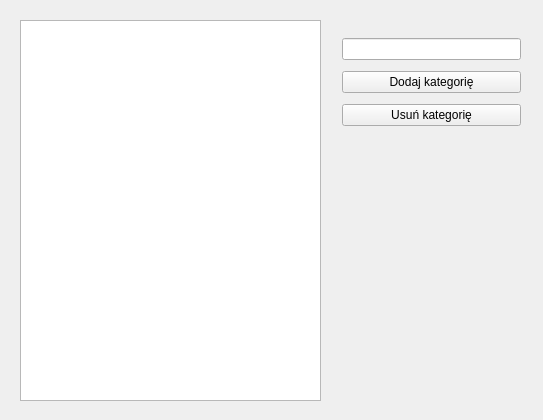
<?xml version="1.0" encoding="UTF-8"?>
<ui version="4.0">
 <class>CathegoriesClass</class>
 <widget class="QWidget" name="CathegoriesClass">
  <property name="geometry">
   <rect>
    <x>0</x>
    <y>0</y>
    <width>543</width>
    <height>420</height>
   </rect>
  </property>
  <property name="windowTitle">
   <string>Cathegories</string>
  </property>
  <widget class="QTableView" name="tableView">
   <property name="geometry">
    <rect>
     <x>20</x>
     <y>20</y>
     <width>301</width>
     <height>381</height>
    </rect>
   </property>
  </widget>
  <widget class="QWidget" name="layoutWidget">
   <property name="geometry">
    <rect>
     <x>331</x>
     <y>22</y>
     <width>201</width>
     <height>121</height>
    </rect>
   </property>
   <layout class="QVBoxLayout" name="verticalLayout">
    <item>
     <widget class="QLineEdit" name="lineEdit"/>
    </item>
    <item>
     <widget class="QPushButton" name="pushButton">
      <property name="text">
       <string>Dodaj kategorię</string>
      </property>
     </widget>
    </item>
    <item>
     <widget class="QPushButton" name="pushButton_2">
      <property name="text">
       <string>Usuń kategorię</string>
      </property>
     </widget>
    </item>
   </layout>
  </widget>
 </widget>
 <layoutdefault spacing="6" margin="11"/>
 <resources/>
 <connections>
  <connection>
   <sender>pushButton</sender>
   <signal>clicked()</signal>
   <receiver>CathegoriesClass</receiver>
   <slot>addCat()</slot>
   <hints>
    <hint type="sourcelabel">
     <x>380</x>
     <y>65</y>
    </hint>
    <hint type="destinationlabel">
     <x>398</x>
     <y>193</y>
    </hint>
   </hints>
  </connection>
 </connections>
 <slots>
  <slot>addCat()</slot>
 </slots>
</ui>
